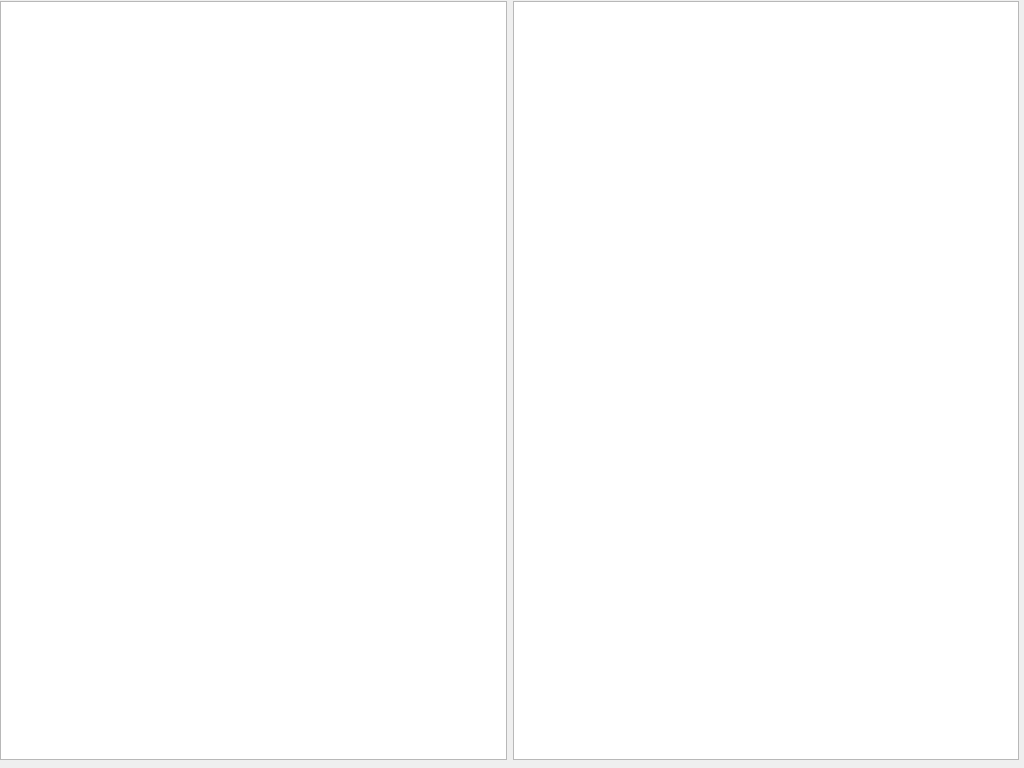
<?xml version="1.0" encoding="UTF-8"?>
<ui version="4.0">
 <class>ARWindow</class>
 <widget class="QDialog" name="ARWindow">
  <property name="geometry">
   <rect>
    <x>0</x>
    <y>0</y>
    <width>1024</width>
    <height>768</height>
   </rect>
  </property>
  <property name="minimumSize">
   <size>
    <width>1024</width>
    <height>768</height>
   </size>
  </property>
  <property name="maximumSize">
   <size>
    <width>1024</width>
    <height>768</height>
   </size>
  </property>
  <property name="windowTitle">
   <string>Augmented 20 Minuten</string>
  </property>
  <widget class="QWidget" name="layoutWidget">
   <property name="geometry">
    <rect>
     <x>0</x>
     <y>0</y>
     <width>1021</width>
     <height>761</height>
    </rect>
   </property>
   <layout class="QGridLayout" name="gridLayout">
    <item row="0" column="0">
     <widget class="QGraphicsView" name="graphicsViewLeft">
      <property name="minimumSize">
       <size>
        <width>507</width>
        <height>759</height>
       </size>
      </property>
      <property name="maximumSize">
       <size>
        <width>507</width>
        <height>759</height>
       </size>
      </property>
     </widget>
    </item>
    <item row="0" column="1">
     <widget class="QGraphicsView" name="graphicsViewRight">
      <property name="minimumSize">
       <size>
        <width>506</width>
        <height>759</height>
       </size>
      </property>
      <property name="maximumSize">
       <size>
        <width>506</width>
        <height>759</height>
       </size>
      </property>
     </widget>
    </item>
   </layout>
  </widget>
 </widget>
 <resources/>
 <connections/>
</ui>
